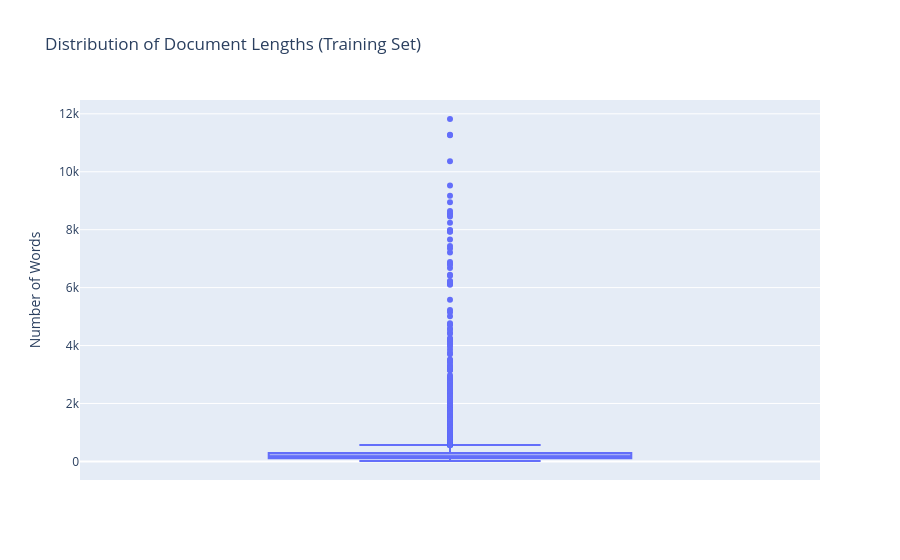

Write notebook code for a chart like this one.
### Code cell
# Shows the distribution of document lengths.
# This helps us detect outliers and understand the variability of text sizes in the dataset.
train_lengths = [len(text.split()) for text in train.data]
len_df = pd.DataFrame({"Document Length": train_lengths})

fig = px.box(len_df, y="Document Length", title="Distribution of Document Lengths (Training Set)")
fig.update_yaxes(title="Number of Words")
fig.show()

### Figure 1 — Plotly figure (JSON) as saved in the notebook; plotly's stock layout.template omitted (floating-point values rounded to 4 significant figures; data arrays with more than 128 entries replaced by an {"elided": "..."} marker saying what was removed)
{"data": [{"alignmentgroup": "True", "hovertemplate": "Document Length=%{y}<extra></extra>", "legendgroup": "", "marker": {"color": "#636efa"}, "name": "", "notched": false, "offsetgroup": "", "orientation": "v", "showlegend": false, "type": "box", "x0": " ", "xaxis": "x", "y": {"elided": "11314 int values"}, "y0": " ", "yaxis": "y"}], "layout": {"boxmode": "group", "legend": {"tracegroupgap": 0}, "title": {"text": "Distribution of Document Lengths (Training Set)"}, "xaxis": {"anchor": "y", "domain": [0, 1]}, "yaxis": {"anchor": "x", "domain": [0, 1], "title": {"text": "Number of Words"}}}}
